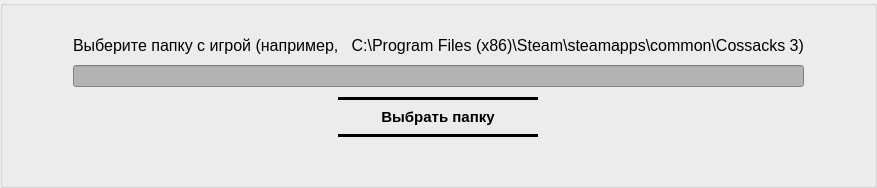
      <widget class="QWidget" name="Form_START">
       <property name="styleSheet">
        <string notr="true">border-image: url(:/mainmenu_art.png);</string>
       </property>
       <layout class="QGridLayout" name="gridLayout_7">
        <property name="leftMargin">
         <number>0</number>
        </property>
        <property name="topMargin">
         <number>0</number>
        </property>
        <property name="rightMargin">
         <number>0</number>
        </property>
        <property name="bottomMargin">
         <number>0</number>
        </property>
        <property name="spacing">
         <number>0</number>
        </property>
        <item row="0" column="0">
         <widget class="QGroupBox" name="groupBox_4">
          <property name="sizePolicy">
           <sizepolicy hsizetype="Preferred" vsizetype="Maximum">
            <horstretch>0</horstretch>
            <verstretch>0</verstretch>
           </sizepolicy>
          </property>
          <property name="minimumSize">
           <size>
            <width>0</width>
            <height>130</height>
           </size>
          </property>
          <property name="styleSheet">
           <string notr="true">border-image: url(:/alpha0.png);
border-image: url(:/dialog.png);
</string>
          </property>
          <property name="title">
           <string/>
          </property>
          <layout class="QGridLayout" name="gridLayout_6">
           <property name="leftMargin">
            <number>70</number>
           </property>
           <property name="topMargin">
            <number>30</number>
           </property>
           <property name="rightMargin">
            <number>70</number>
           </property>
           <property name="bottomMargin">
            <number>20</number>
           </property>
           <property name="horizontalSpacing">
            <number>0</number>
           </property>
           <property name="verticalSpacing">
            <number>10</number>
           </property>
           <item row="0" column="0">
            <widget class="QLabel" name="labelExample">
             <property name="sizePolicy">
              <sizepolicy hsizetype="Preferred" vsizetype="Maximum">
               <horstretch>0</horstretch>
               <verstretch>0</verstretch>
              </sizepolicy>
             </property>
             <property name="font">
              <font>
               <pointsize>12</pointsize>
              </font>
             </property>
             <property name="styleSheet">
              <string notr="true">border-image: url(:/alpha0.png);</string>
             </property>
             <property name="text">
              <string>Выберите папку с игрой (например,   C:\Program Files (x86)\Steam\steamapps\common\Cossacks 3)</string>
             </property>
             <property name="alignment">
              <set>Qt::AlignCenter</set>
             </property>
             <property name="margin">
              <number>0</number>
             </property>
             <property name="indent">
              <number>-1</number>
             </property>
            </widget>
           </item>
           <item row="1" column="0">
            <widget class="QLineEdit" name="lineEditPath">
             <property name="maximumSize">
              <size>
               <width>16777215</width>
               <height>16777215</height>
              </size>
             </property>
             <property name="toolTipDuration">
              <number>-1</number>
             </property>
             <property name="styleSheet">
              <string notr="true">border-image: url(:/alpha0.png);

background-color: rgb(179, 179, 179);</string>
             </property>
             <property name="alignment">
              <set>Qt::AlignCenter</set>
             </property>
            </widget>
           </item>
           <item row="2" column="0">
            <layout class="QGridLayout" name="gridLayout_5">
             <property name="verticalSpacing">
              <number>10</number>
             </property>
             <item row="0" column="0">
              <widget class="QPushButton" name="pushButtonPath">
               <property name="sizePolicy">
                <sizepolicy hsizetype="Maximum" vsizetype="Expanding">
                 <horstretch>0</horstretch>
                 <verstretch>0</verstretch>
                </sizepolicy>
               </property>
               <property name="minimumSize">
                <size>
                 <width>200</width>
                 <height>40</height>
                </size>
               </property>
               <property name="sizeIncrement">
                <size>
                 <width>0</width>
                 <height>0</height>
                </size>
               </property>
               <property name="font">
                <font>
                 <pointsize>11</pointsize>
                 <bold>true</bold>
                 <stylestrategy>PreferDefault</stylestrategy>
                </font>
               </property>
               <property name="cursor">
                <cursorShape>PointingHandCursor</cursorShape>
               </property>
               <property name="layoutDirection">
                <enum>Qt::LeftToRight</enum>
               </property>
               <property name="styleSheet">
                <string notr="true">border-image: url(:/alpha0.png);
border-color: black;
border-width: 3 px;
border-style: solid;
border-image: url(:/buttonfolder.png);

</string>
               </property>
               <property name="text">
                <string>Выбрать папку</string>
               </property>
               <property name="autoDefault">
                <bool>false</bool>
               </property>
              </widget>
             </item>
             <item row="1" column="0">
              <widget class="QLabel" name="label">
               <property name="font">
                <font>
                 <pointsize>12</pointsize>
                </font>
               </property>
               <property name="styleSheet">
                <string notr="true">color: rgb(255, 0, 0);
border-image: url(:/alpha0.png);</string>
               </property>
               <property name="text">
                <string/>
               </property>
               <property name="alignment">
                <set>Qt::AlignCenter</set>
               </property>
              </widget>
             </item>
            </layout>
           </item>
          </layout>
         </widget>
        </item>
       </layout>
      </widget>
